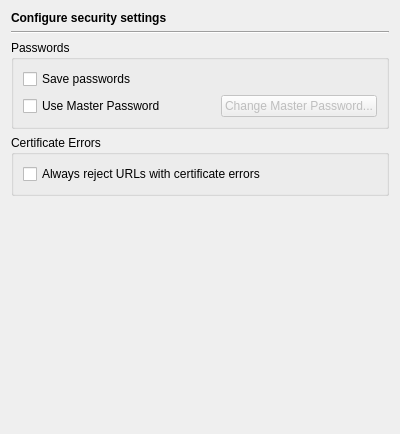
<?xml version="1.0" encoding="UTF-8"?>
<ui version="4.0">
 <class>SecurityPage</class>
 <widget class="QWidget" name="SecurityPage">
  <property name="geometry">
   <rect>
    <x>0</x>
    <y>0</y>
    <width>400</width>
    <height>434</height>
   </rect>
  </property>
  <layout class="QVBoxLayout" name="verticalLayout_3">
   <item>
    <widget class="QLabel" name="headerLabel">
     <property name="text">
      <string>&lt;b&gt;Configure security settings&lt;/b&gt;</string>
     </property>
    </widget>
   </item>
   <item>
    <widget class="Line" name="line1">
     <property name="frameShape">
      <enum>QFrame::HLine</enum>
     </property>
     <property name="frameShadow">
      <enum>QFrame::Sunken</enum>
     </property>
     <property name="orientation">
      <enum>Qt::Horizontal</enum>
     </property>
    </widget>
   </item>
   <item>
    <widget class="QGroupBox" name="groupBox">
     <property name="title">
      <string>Passwords</string>
     </property>
     <layout class="QVBoxLayout" name="verticalLayout">
      <item>
       <widget class="QCheckBox" name="savePasswordsCheckBox">
        <property name="toolTip">
         <string>Select to save passwords</string>
        </property>
        <property name="text">
         <string>Save passwords</string>
        </property>
       </widget>
      </item>
      <item>
       <layout class="QHBoxLayout" name="horizontalLayout">
        <item>
         <widget class="QCheckBox" name="masterPasswordCheckBox">
          <property name="toolTip">
           <string>Select to use a master password</string>
          </property>
          <property name="text">
           <string>Use Master Password</string>
          </property>
         </widget>
        </item>
        <item>
         <spacer name="horizontalSpacer_4">
          <property name="orientation">
           <enum>Qt::Horizontal</enum>
          </property>
          <property name="sizeHint" stdset="0">
           <size>
            <width>40</width>
            <height>20</height>
           </size>
          </property>
         </spacer>
        </item>
        <item>
         <widget class="QPushButton" name="masterPasswordButton">
          <property name="enabled">
           <bool>false</bool>
          </property>
          <property name="toolTip">
           <string>Press to change the master password</string>
          </property>
          <property name="text">
           <string>Change Master Password...</string>
          </property>
         </widget>
        </item>
       </layout>
      </item>
     </layout>
    </widget>
   </item>
   <item>
    <widget class="QGroupBox" name="certificateErrorsGroup">
     <property name="title">
      <string>Certificate Errors</string>
     </property>
     <layout class="QVBoxLayout" name="verticalLayout_2">
      <item>
       <widget class="QCheckBox" name="alwaysRejectCheckBox">
        <property name="toolTip">
         <string>Select to always reject web pages with certificate issues</string>
        </property>
        <property name="text">
         <string>Always reject URLs with certificate errors</string>
        </property>
       </widget>
      </item>
     </layout>
    </widget>
   </item>
   <item>
    <spacer name="verticalSpacer">
     <property name="orientation">
      <enum>Qt::Vertical</enum>
     </property>
     <property name="sizeHint" stdset="0">
      <size>
       <width>20</width>
       <height>113</height>
      </size>
     </property>
    </spacer>
   </item>
  </layout>
 </widget>
 <tabstops>
  <tabstop>savePasswordsCheckBox</tabstop>
  <tabstop>masterPasswordCheckBox</tabstop>
  <tabstop>masterPasswordButton</tabstop>
 </tabstops>
 <resources/>
 <connections/>
</ui>
